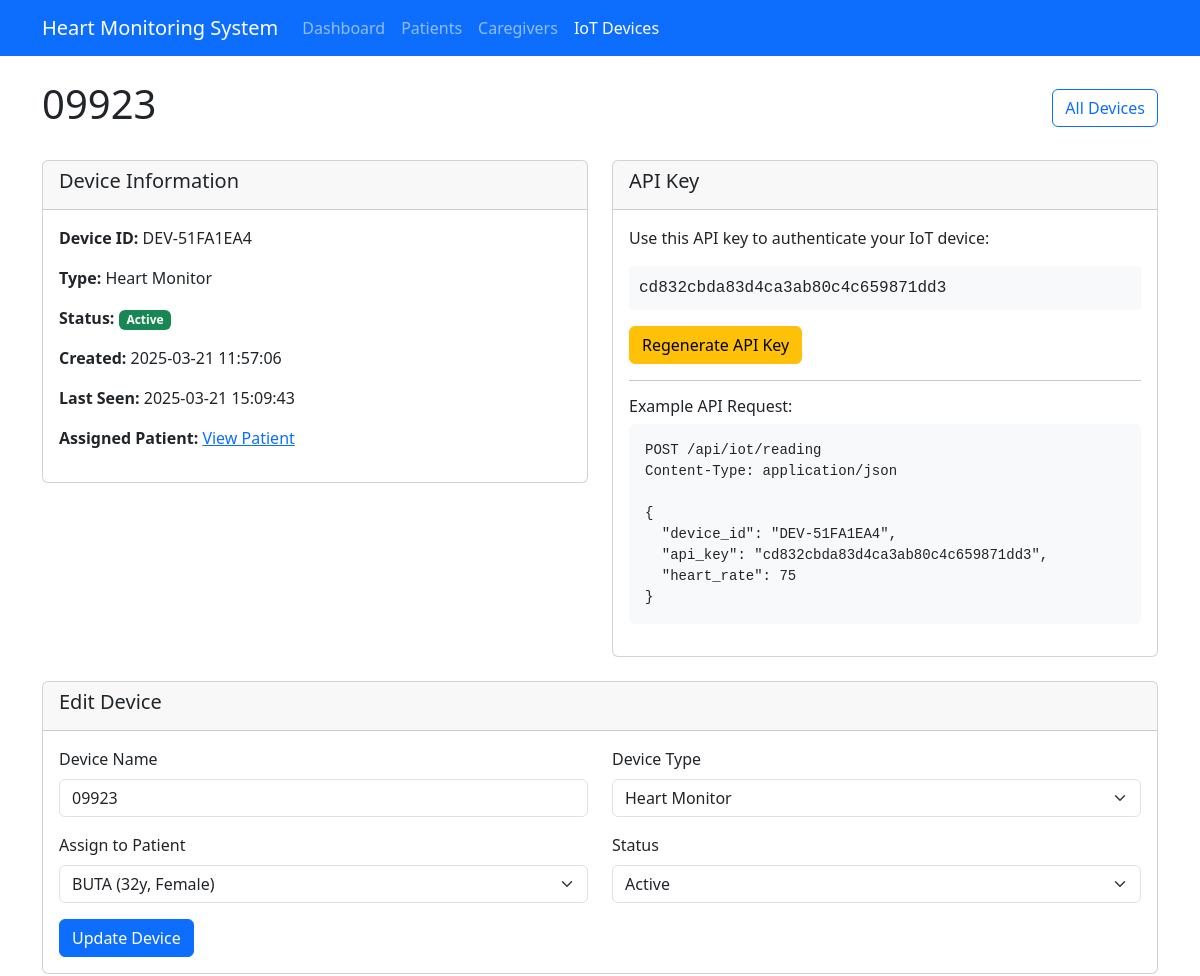
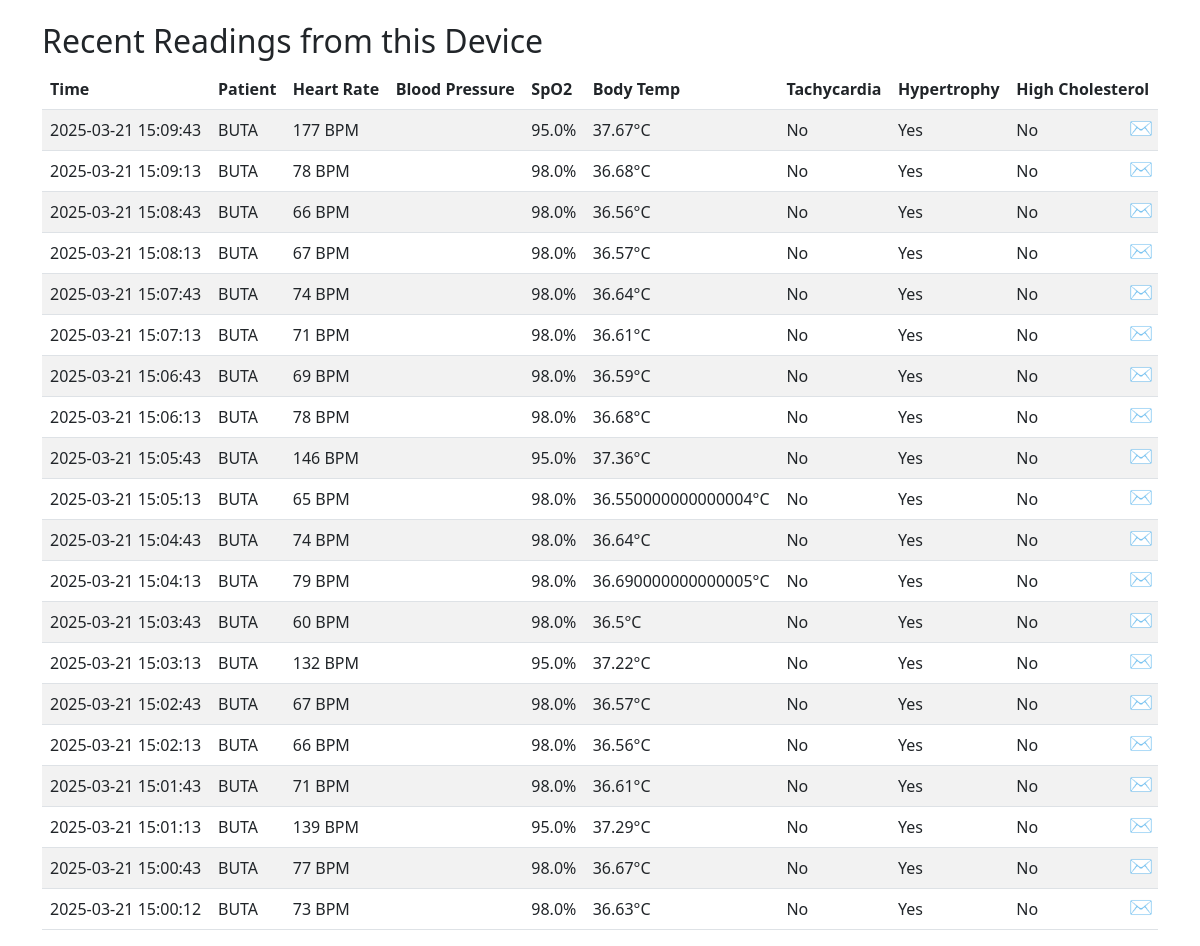
The app's page /devices/DEV-51FA1EA4 with its own data (2 pictures, top to bottom).
### tables this page shows
CREATE TABLE devices (
        device_id TEXT PRIMARY KEY,
        device_name TEXT NOT NULL,
        device_type TEXT NOT NULL,
        patient_id INTEGER,
        api_key TEXT NOT NULL,
        last_seen TEXT,
        status TEXT DEFAULT 'active',
        created_at TEXT NOT NULL,
        FOREIGN KEY (patient_id) REFERENCES patients (id)
    );

CREATE TABLE patients (
        id INTEGER PRIMARY KEY AUTOINCREMENT,
        name TEXT NOT NULL,
        age INTEGER NOT NULL,
        gender TEXT NOT NULL,
        medical_history TEXT,
        created_at TEXT NOT NULL
    );

CREATE TABLE heart_readings (
        id INTEGER PRIMARY KEY AUTOINCREMENT,
        timestamp TEXT NOT NULL,
        patient_id INTEGER NOT NULL,
        heart_rate INTEGER NOT NULL,
        hrv REAL NOT NULL,
        spo2 REAL NOT NULL,
        systolic INTEGER NOT NULL,
        diastolic INTEGER NOT NULL,
        body_temp REAL NOT NULL,
        tachycardia_pred INTEGER NOT NULL,
        hypertrophy_pred INTEGER NOT NULL,
        cholesterol_pred INTEGER NOT NULL,
        tachycardia_prob REAL,
        hypertrophy_prob REAL,
        cholesterol_prob REAL,
        notification_sent INTEGER DEFAULT 0,
        device_id TEXT,
        FOREIGN KEY (patient_id) REFERENCES patients (id),
        FOREIGN KEY (device_id) REFERENCES devices (device_id)
    );

### app.py (the view)
@app.route("/devices/<device_id>", methods=["GET"])
def view_device(device_id):
    device = get_device(device_id)
    if not device:
        flash("Device not found", "error")
        return redirect(url_for('list_devices'))
    conn = sqlite3.connect(DB_PATH)
    conn.row_factory = sqlite3.Row
    cursor = conn.cursor()
    cursor.execute('''
    SELECT r.*, p.name as patient_name
    FROM heart_readings r
    JOIN patients p ON r.patient_id = p.id
    WHERE r.device_id = ?
    ORDER BY r.id DESC
    LIMIT 20
    ''', (device_id,))
    readings = []
    for row in cursor.fetchall():
        readings.append(dict(row))
    conn.close()
    patients = get_all_patients()
    return render_template("view_device.html", device=device, readings=readings, patients=patients)

### app.py (called while the page is built)
def get_all_patients():
    conn = sqlite3.connect(DB_PATH)
    conn.row_factory = sqlite3.Row
    cursor = conn.cursor()
    cursor.execute('SELECT * FROM patients ORDER BY name')
    rows = cursor.fetchall()
    conn.close()
    result = []
    for row in rows:
        result.append(dict(row))
    return result

def get_device(device_id):
    conn = sqlite3.connect(DB_PATH)
    conn.row_factory = sqlite3.Row
    cursor = conn.cursor()
    cursor.execute('SELECT * FROM devices WHERE device_id = ?', (device_id,))
    row = cursor.fetchone()
    if row:
        device = dict(row)
        conn.close()
        return device
    conn.close()
    return None

### templates/view_device.html (shortened to what this page needs)
<!DOCTYPE html>
<html lang="en">
<head>
    <link href="https://cdn.jsdelivr.net/npm/bootstrap@5.3.0-alpha1/dist/css/bootstrap.min.css" rel="stylesheet">
</head>
<body>
    <nav class="navbar navbar-expand-lg navbar-dark bg-primary">
        <div class="container">
            <a class="navbar-brand" href="/">Heart Monitoring System</a>
            <div class="collapse navbar-collapse" id="navbarNav">
                <ul class="navbar-nav">
                    <li class="nav-item">
                        <a class="nav-link" href="/">Dashboard</a>
                    </li>
                    <li class="nav-item">
                        <a class="nav-link" href="/patients">Patients</a>
                    </li>
                    <li class="nav-item">
                        <a class="nav-link" href="/caregivers">Caregivers</a>
                    </li>
                    <li class="nav-item">
                        <a class="nav-link active" href="/devices">IoT Devices</a>
                    </li>
                </ul>
            </div>
        </div>
    </nav>
    <div class="container mt-4 text-red-500">
        <div class="d-flex justify-content-between align-items-center mb-4">
            <h1>{{ device.device_name }}</h1>
            <div>
                <a href="/devices" class="btn btn-outline-primary">All Devices</a>
            </div>
        </div>
        <div class="row mb-4">
            <div class="col-md-6">
                <div class="card">
                    <div class="card-header">
                        <h5>Device Information</h5>
                    </div>
                    <div class="card-body">
                        <p><strong>Device ID:</strong> {{ device.device_id }}</p>
                        <p><strong>Type:</strong> {{ device.device_type }}</p>
                        <p><strong>Status:</strong>
                            {% if device.status == 'active' %}
                                <span class="badge bg-success">Active</span>
                            {% elif device.status == 'inactive' %}
                                <span class="badge bg-secondary">Inactive</span>
                            {% else %}
                                <span class="badge bg-warning text-dark">{{ device.status }}</span>
                            {% endif %}
                        </p>
                        <p><strong>Created:</strong> {{ device.created_at }}</p>
                        <p><strong>Last Seen:</strong>
                            {% if device.last_seen %}
                                {{ device.last_seen }}
                            {% else %}
                                <span class="text-muted">Never</span>
                            {% endif %}
                        </p>
                        <p><strong>Assigned Patient:</strong>
                            {% if device.patient_id %}
                                <a href="/patients/{{ device.patient_id }}">View Patient</a>
                            {% else %}
                                <span class="text-muted">Not assigned</span>
                            {% endif %}
                        </p>
                    </div>
                </div>
            </div>
            <div class="col-md-6">
                <div class="card">
                    <div class="card-header">
                        <h5>API Key</h5>
                    </div>
                    <div class="card-body">
                        <p>Use this API key to authenticate your IoT device:</p>
                        <div class="api-key mb-3">{{ device.api_key }}</div>
                        <form action="/devices/{{ device.device_id }}/regenerate_key" method="post" onsubmit="return confirm('Are you sure you want to regenerate the API key? The old key will no longer work.');">
                            <button type="submit" class="btn btn-warning">Regenerate API Key</button>
                        </form>
                        <hr>
                        <h6 class="mt-3">Example API Request:</h6>
                        <pre class="bg-light p-3 rounded"><code>POST /api/iot/reading
Content-Type: application/json
{
  "device_id": "{{ device.device_id }}",
  "api_key": "{{ device.api_key }}",
  "heart_rate": 75
}</code></pre>
                    </div>
                </div>
            </div>
        </div>
        <div class="card mb-4">
            <div class="card-header">
                <h5>Edit Device</h5>
            </div>
            <div class="card-body">
                <form action="/devices/{{ device.device_id }}/edit" method="post">
                    <div class="row">
                        <div class="col-md-6">
                            <div class="mb-3">
                                <label for="device_name" class="form-label">Device Name</label>
                                <input type="text" class="form-control" id="device_name" name="device_name" value="{{ device.device_name }}" required>
                            </div>
                        </div>
                        <div class="col-md-6">
                            <div class="mb-3">
                                <label for="device_type" class="form-label">Device Type</label>
                                <select class="form-select" id="device_type" name="device_type" required>
                                    <option value="Heart Monitor" {% if device.device_type == 'Heart Monitor' %}selected{% endif %}>Heart Monitor</option>
                                </select>
                            </div>
                        </div>
                    </div>
                    <div class="row">
                        <div class="col-md-6">
                            <div class="mb-3">
                                <label for="patient_id" class="form-label">Assign to Patient</label>
                                <select class="form-select" id="patient_id" name="patient_id">
                                    {% for patient in patients %}
                                        <option value="{{ patient.id }}" {% if device.patient_id == patient.id %}selected{% endif %}>
                                            {{ patient.name }} ({{ patient.age }}y, {{ patient.gender }})
                                        </option>
                                    {% endfor %}
                                </select>
                            </div>
                        </div>
                        <div class="col-md-6">
                            <div class="mb-3">
                                <label for="status" class="form-label">Status</label>
                                <select class="form-select" id="status" name="status" required>
                                    <option value="active" {% if device.status == 'active' %}selected{% endif %}>Active</option>
                                </select>
                            </div>
                        </div>
                    </div>
                    <button type="submit" class="btn btn-primary">Update Device</button>
                </form>
            </div>
        </div>
        <h2>Recent Readings from this Device</h2>
        {% if readings %}
            <div class="table-responsive">
                <table class="table table-striped table-hover">
                    <thead>
                        <tr>
                            <th>Time</th>
                            <th>Patient</th>
                            <th>Heart Rate</th>
                            <th>Blood Pressure</th>
                            <th>SpO2</th>
                            <th>Body Temp</th>
                            <th>Tachycardia</th>
                            <th>Hypertrophy</th>
                            <th>High Cholesterol</th>
                        </tr>
                    </thead>
                    <tbody>
                        {% for reading in readings %}
                            <tr class="{{ 'danger' if reading.tachycardia_pred == 1 or reading.hypertrophy_pred == 1 or reading.cholesterol_pred == 1 or reading.heart_rate > 120 or reading.systolic > 160 or reading.diastolic > 100 or reading.spo2 < 92 }} {{ 'notification-sent' if reading.notification_sent == 1 }}">
                                <td>{{ reading.timestamp }}</td>
                                <td>{{ reading.patient_name }}</td>
                                <td>{{ reading.heart_rate }} BPM</td>
                                <td>{{ reading.blood_pressure }}</td>
                                <td>{{ reading.spo2 }}%</td>
                                <td>{{ reading.body_temp }}°C</td>
                                <td>{{ "Yes" if reading.tachycardia_pred == 1 else "No" }}</td>
                                <td>{{ "Yes" if reading.hypertrophy_pred == 1 else "No" }}</td>
                                <td>{{ "Yes" if reading.cholesterol_pred == 1 else "No" }}</td>
                            </tr>
                        {% endfor %}
                    </tbody>
                </table>
            </div>
        {% else %}
            <div class="alert alert-info">
                No readings have been received from this device yet.
            </div>
        {% endif %}
    </div>
</body>
</html>

### templates/view_device.html (style rules this page uses)
.danger { background-color: #ffdddd; }
.notification-sent { position: relative; }
.notification-sent::after { content: "✉"; position: absolute; top: 5px; right: 5px; color: #0d6efd; font-size: 1.2em; }
.api-key { font-family: monospace; background-color: #f8f9fa; padding: 10px; border-radius: 4px; word-break: break-all; }

### records on screen
devices: device_name "09923", device_id "DEV-51FA1EA4", device_type "Heart Monitor", created_at "2025-03-21 11:57:06", last_seen "2025-03-21 15:09:43", api_key "cd832cbda83d4ca3ab80c4c659871dd3", patient_id "BUTA (32y, Female)", status "Active"
heart_readings: timestamp "2025-03-21 15:09:43", patient_name "BUTA", heart_rate "177", spo2 "95.0", body_temp "37.67", tachycardia_pred "No", hypertrophy_pred "Yes", cholesterol_pred "No"
heart_readings: timestamp "2025-03-21 15:09:13", patient_name "BUTA", heart_rate "78", spo2 "98.0", body_temp "36.68", tachycardia_pred "No", hypertrophy_pred "Yes", cholesterol_pred "No"
heart_readings: timestamp "2025-03-21 15:08:43", patient_name "BUTA", heart_rate "66", spo2 "98.0", body_temp "36.56", tachycardia_pred "No", hypertrophy_pred "Yes", cholesterol_pred "No"
heart_readings: timestamp "2025-03-21 15:08:13", patient_name "BUTA", heart_rate "67", spo2 "98.0", body_temp "36.57", tachycardia_pred "No", hypertrophy_pred "Yes", cholesterol_pred "No"
heart_readings: timestamp "2025-03-21 15:07:43", patient_name "BUTA", heart_rate "74", spo2 "98.0", body_temp "36.64", tachycardia_pred "No", hypertrophy_pred "Yes", cholesterol_pred "No"
heart_readings: timestamp "2025-03-21 15:07:13", patient_name "BUTA", heart_rate "71", spo2 "98.0", body_temp "36.61", tachycardia_pred "No", hypertrophy_pred "Yes", cholesterol_pred "No"
heart_readings: timestamp "2025-03-21 15:06:43", patient_name "BUTA", heart_rate "69", spo2 "98.0", body_temp "36.59", tachycardia_pred "No", hypertrophy_pred "Yes", cholesterol_pred "No"
heart_readings: timestamp "2025-03-21 15:06:13", patient_name "BUTA", heart_rate "78", spo2 "98.0", body_temp "36.68", tachycardia_pred "No", hypertrophy_pred "Yes", cholesterol_pred "No"
heart_readings: timestamp "2025-03-21 15:05:43", patient_name "BUTA", heart_rate "146", spo2 "95.0", body_temp "37.36", tachycardia_pred "No", hypertrophy_pred "Yes", cholesterol_pred "No"
heart_readings: timestamp "2025-03-21 15:05:13", patient_name "BUTA", heart_rate "65", spo2 "98.0", body_temp "36.550000000000004", tachycardia_pred "No", hypertrophy_pred "Yes", cholesterol_pred "No"
heart_readings: timestamp "2025-03-21 15:04:43", patient_name "BUTA", heart_rate "74", spo2 "98.0", body_temp "36.64", tachycardia_pred "No", hypertrophy_pred "Yes", cholesterol_pred "No"
heart_readings: timestamp "2025-03-21 15:04:13", patient_name "BUTA", heart_rate "79", spo2 "98.0", body_temp "36.690000000000005", tachycardia_pred "No", hypertrophy_pred "Yes", cholesterol_pred "No"
heart_readings: timestamp "2025-03-21 15:03:43", patient_name "BUTA", heart_rate "60", spo2 "98.0", body_temp "36.5", tachycardia_pred "No", hypertrophy_pred "Yes", cholesterol_pred "No"
heart_readings: timestamp "2025-03-21 15:03:13", patient_name "BUTA", heart_rate "132", spo2 "95.0", body_temp "37.22", tachycardia_pred "No", hypertrophy_pred "Yes", cholesterol_pred "No"
heart_readings: timestamp "2025-03-21 15:02:43", patient_name "BUTA", heart_rate "67", spo2 "98.0", body_temp "36.57", tachycardia_pred "No", hypertrophy_pred "Yes", cholesterol_pred "No"
heart_readings: timestamp "2025-03-21 15:02:13", patient_name "BUTA", heart_rate "66", spo2 "98.0", body_temp "36.56", tachycardia_pred "No", hypertrophy_pred "Yes", cholesterol_pred "No"
heart_readings: timestamp "2025-03-21 15:01:43", patient_name "BUTA", heart_rate "71", spo2 "98.0", body_temp "36.61", tachycardia_pred "No", hypertrophy_pred "Yes", cholesterol_pred "No"
heart_readings: timestamp "2025-03-21 15:01:13", patient_name "BUTA", heart_rate "139", spo2 "95.0", body_temp "37.29", tachycardia_pred "No", hypertrophy_pred "Yes", cholesterol_pred "No"
heart_readings: timestamp "2025-03-21 15:00:43", patient_name "BUTA", heart_rate "77", spo2 "98.0", body_temp "36.67", tachycardia_pred "No", hypertrophy_pred "Yes", cholesterol_pred "No"
heart_readings: timestamp "2025-03-21 15:00:12", patient_name "BUTA", heart_rate "73", spo2 "98.0", body_temp "36.63", tachycardia_pred "No", hypertrophy_pred "Yes", cholesterol_pred "No"
